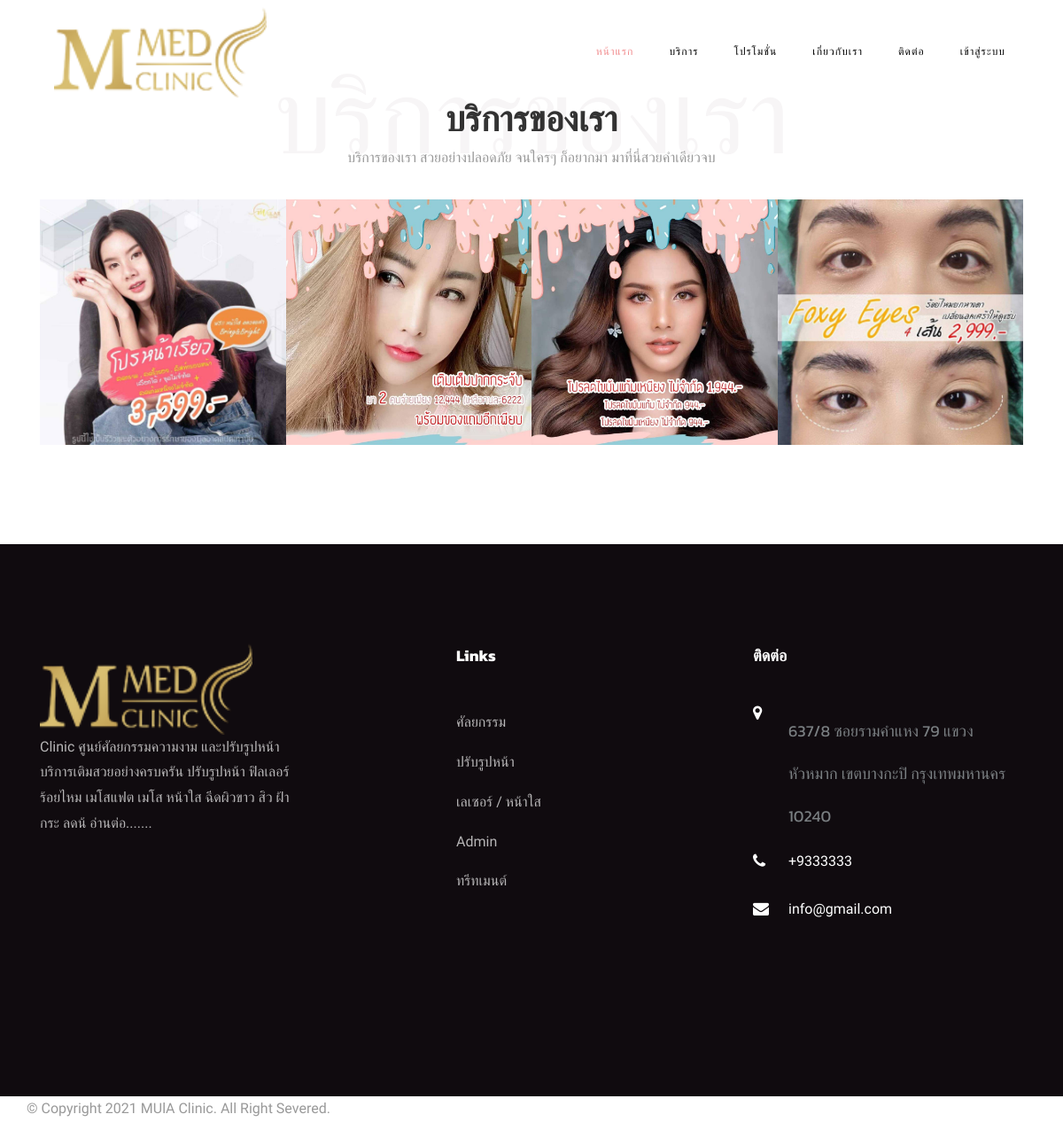
/services.php, run on the app's committed database.
### tables this page shows
CREATE TABLE `tblservices` (
  `ID` int(10) NOT NULL,
  `ServiceName` varchar(200) DEFAULT NULL,
  `Cost` int(10) DEFAULT NULL,
  `CreationDate` timestamp NULL DEFAULT current_timestamp(),
  `uploadfile` varchar(200) NOT NULL
);

CREATE TABLE `tblpage` (
  `ID` int(10) NOT NULL,
  `PageType` varchar(200) DEFAULT NULL,
  `PageTitle` mediumtext DEFAULT NULL,
  `PageDescription` mediumtext DEFAULT NULL,
  `Email` varchar(200) DEFAULT NULL,
  `MobileNumber` varchar(10) DEFAULT NULL,
  `UpdationDate` date DEFAULT NULL,
  `Timing` varchar(200) NOT NULL
);

### services.php (the view, shortened to what this page needs)
<?php
include('includes/dbconnection.php');
  ?>
<!DOCTYPE html>
<html lang="en">
  <head>
    <link rel="stylesheet" href="css/open-iconic-bootstrap.min.css">
    <link rel="stylesheet" href="css/animate.css">
    <link rel="stylesheet" href="css/owl.carousel.min.css">
    <link rel="stylesheet" href="css/owl.theme.default.min.css">
    <link rel="stylesheet" href="css/magnific-popup.css">
    <link rel="stylesheet" href="css/aos.css">
    <link rel="stylesheet" href="css/ionicons.min.css">
    <link rel="stylesheet" href="css/bootstrap-datepicker.css">
    <link rel="stylesheet" href="css/jquery.timepicker.css">
    <link rel="stylesheet" href="css/flaticon.css">
    <link rel="stylesheet" href="css/icomoon.css">
    <link rel="stylesheet" href="css/style.css">
  </head>
  <body>
	  <?php include_once('includes/header.php');?>
    <section class="ftco-section ftco-pricing">
			<div class="container">
				<div class="row justify-content-center pb-3">
          <div class="col-md-10 heading-section text-center ftco-animate">
          	<h1 class="big">บริการของเรา</h1>
            <h2 >บริการของเรา</h2>
            <p>บริการของเรา
สวยอย่างปลอดภัย จนใครๆ ก็อยากมา มาที่นี่สวยคำเดียวจบ</p>
          </div>
        </div>
<div class="container-fluid p-0">
    		<div class="row no-gutters">
        <?php
$ret=mysqli_query($con,"select *from  tblservices");
while ($row=mysqli_fetch_array($ret)) {
?>
    			<div class="col-md-6 col-lg-3 ftco-animate">
    				<div class="project">
	    				<img src="images/<?php  echo $row['uploadfile'];?>" class="img-fluid" alt="Colorlib Template">
    				</div>
    			</div>
          <?php
}?>
    		</div>
    	</div>
			</div>
		</section>
    <?php include_once('includes/footer.php');?>
  </body>
</html>

### includes/header.php
<nav class="navbar navbar-expand-lg navbar-dark ftco_navbar bg-dark ftco-navbar-light" id="ftco-navbar">
      <div class="container">
      <div class="logo">
      <a href="index.php" class="nav-link"> <img src="images/Logo.png" width="240" alt="" /></a>
            </div>
        <div class="collapse navbar-collapse" id="ftco-nav">
          <ul class="navbar-nav ml-auto">
            <li class="nav-item active"><a href="index.php" class="nav-link">หน้าแรก</a></li>
            <li class="nav-item"><a href="services.php" class="nav-link">บริการ</a></li>
            <li class="nav-item"><a href="promotion.php" class="nav-link">โปรโมชั่น</a></li>
            <li class="nav-item"><a href="about.php" class="nav-link">เกี่ยวกับเรา</a></li>
            <li class="nav-item"><a href="contact.php" class="nav-link">ติดต่อ</a></li>
            <li class="nav-item"><a href="login.php" class="nav-link">เข้าสู่ระบบ</a></li>
          </ul>
        </div>
      </div>
    </nav>

### includes/footer.php (shortened to what this page needs)
 <?php
include('includes/dbconnection.php');
?>
 <footer class="ftco-footer ftco-section">
      <div class="container">
        <div class="row mb-5">
          <div class="col-md">
            <div class="ftco-footer-widget mb-4">
            <div class="logo">
                <img src="images/Logo.png" width="240" alt="" />
            </div>
              <?php
$ret=mysqli_query($con,"select * from tblpage where PageType='aboutus' ");
while ($row=mysqli_fetch_array($ret)) {
?>
              <p><?php  echo substr($row['PageDescription'],0,400);?> <a href="about.php">อ่านต่อ.......</a></p><?php } ?>
            </div>
          </div>
          <div class="col-md" style="padding-left: 150px">
             <div class="ftco-footer-widget mb-4">
              <h2 class="ftco-heading-2">Links</h2>
              <ul class="list-unstyled">
                <li><a href="index.php" class="py-2 d-block">ศัลยกรรม</a></li>
                <li><a href="about.php" class="py-2 d-block">ปรับรูปหน้า</a></li>
                <li><a href="services.php" class="py-2 d-block">เลเซอร์ / หน้าใส</a></li>
                <li><a href="admin/index.php" class="py-2 d-block">Admin</a></li>
                <li><a href="contact.php" class="py-2 d-block">ทรีทเมนต์</a></li>
              </ul>
            </div>
          </div>
          <div class="col-md">
            <div class="ftco-footer-widget mb-4">
            	<h2 class="ftco-heading-2">ติดต่อ</h2>
            	<div class="block-23 mb-3">
                <?php
        $ret=mysqli_query($con,"select * from tblpage where PageType='contactus' ");
        while ($row=mysqli_fetch_array($ret)) {
        ?>
	              <ul>
	                <li><span class="icon icon-map-marker"></span><span class="text"><?php  echo $row['PageDescription'];?></span></li>
	                <li><a href="#"><span class="icon icon-phone"></span><span class="text">+<?php  echo $row['MobileNumber'];?></span></a></li>
	                <li><a href="#"><span class="icon icon-envelope"></span><span class="text"><?php  echo $row['Email'];?></span></a></li>
	              </ul>
	            </div>
               <?php } ?>
            </div>
          </div>
        </div>
      </div>
    </footer>
    <div class="footer-copyright">
        <div class="container">
            <div class="row">
                <div class="left">
                    <span>© Copyright 2021</span>
                    <span>MUlA Clinic.</span>
                    <span>All Right Severed.</span>
                </div>
            </div>
        </div>
    </div>

### css/icomoon.css (style rules this page uses)
[class^="icon-"], [class*=" icon-"] { font-family: 'icomoon' !important; speak: none; font-style: normal; font-weight: normal; font-variant: normal; text-transform: none; line-height: 1; -webkit-font-smoothing: antialiased; -moz-osx-font-smoothing: grayscale; }
.icon-map-marker:before { content: "\f041"; }
.icon-phone:before { content: "\f095"; }
.icon-envelope:before { content: "\f0e0"; }

### data on the page
tblservices: uploadfile (picture)
tblservices: uploadfile (picture)
tblservices: uploadfile (picture)
tblservices: uploadfile (picture)
tblpage: PageDescription "Clinic ศูนย์ศัลยกรรมความงาม และปรับรูปหน้า บริการเติมสวยอย่างครบครัน ปรับรูปหน้า ฟิลเลอร์ ร้อยไหม เมโสแฟต เมโส หน้าใส ฉีดผิวขาว สิว ฝ้า กระ ลดน้"
tblpage: PageDescription "637/8 ซอยรามคำแหง 79 แขวง หัวหมาก เขตบางกะปิ กรุงเทพมหานคร 10240", MobileNumber "9333333", Email "info@gmail.com"
